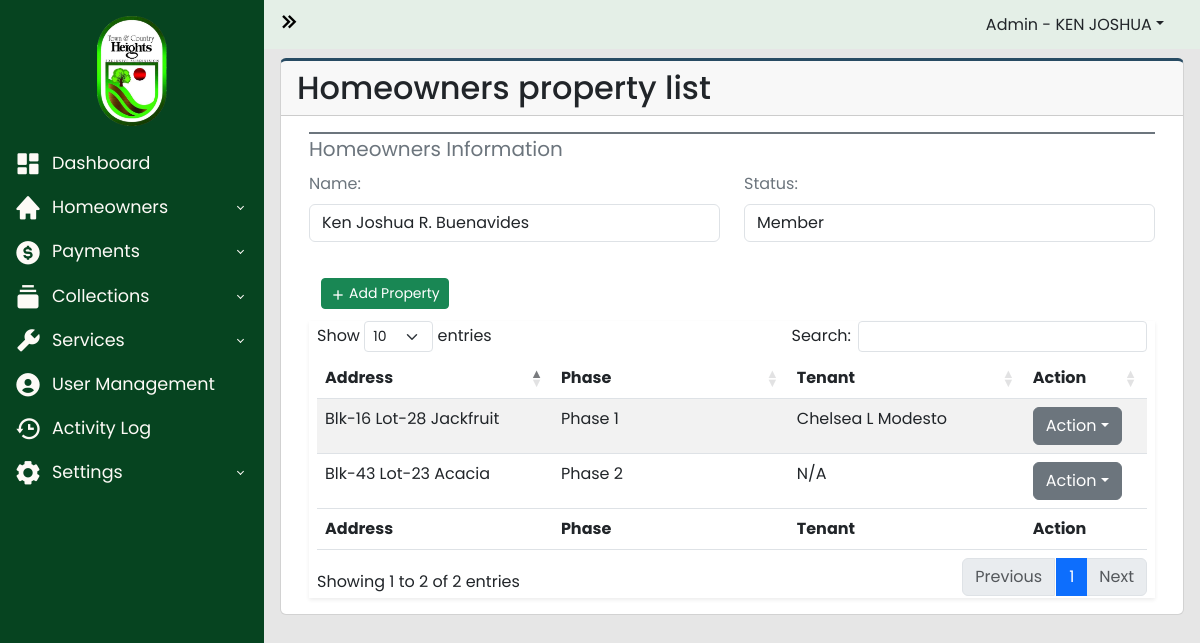
/admin-panel/property.php?id=57 (signed in), run on an earlier commit of the app's database.
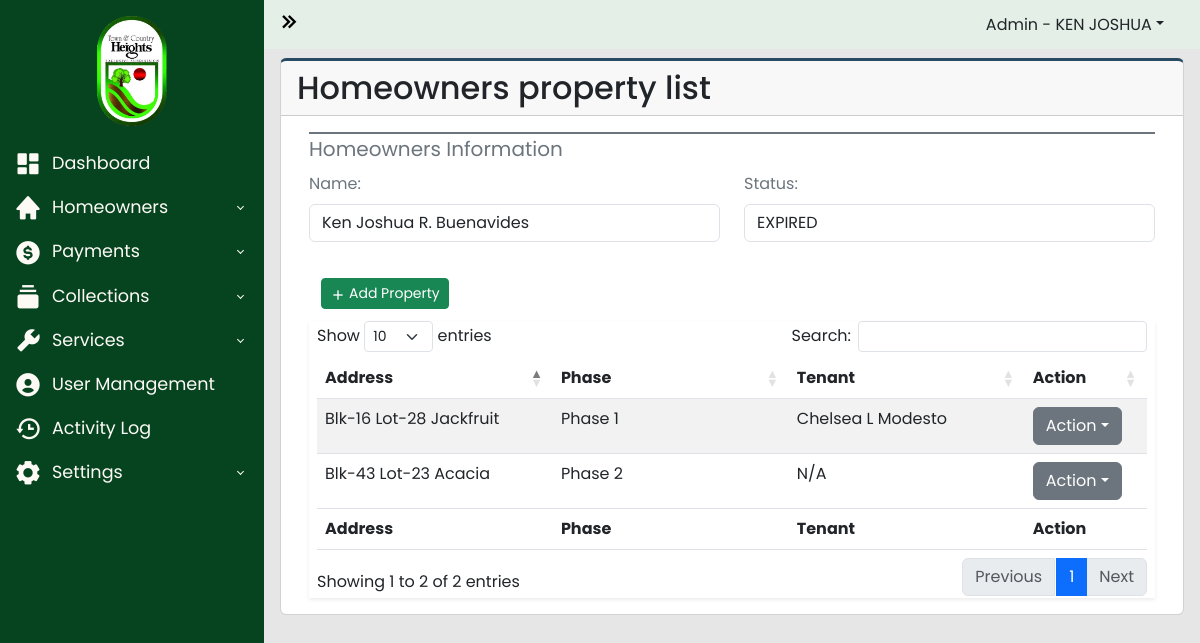
And on a later commit of the database.
### tables this page shows
CREATE TABLE `homeowners_users` (
  `id` int(100) NOT NULL,
  `account_number` varchar(100) NOT NULL,
  `username` varchar(100) NOT NULL,
  `password` varchar(100) NOT NULL,
  `firstname` varchar(100) NOT NULL,
  `lastname` varchar(100) NOT NULL,
  `middle_initial` varchar(100) NOT NULL,
  `email` varchar(100) NOT NULL,
  `phone_number` varchar(100) NOT NULL,
  `blk` varchar(100) NOT NULL,
  `lot` varchar(100) NOT NULL,
  `street` varchar(100) NOT NULL,
  `phase` varchar(100) NOT NULL,
  `status` varchar(100) NOT NULL,
  `date_created` datetime NOT NULL
);

### admin-panel/property.php (the view, shortened to what the changed rows need)
<?php
require_once("../libs/server.php");
require_once("../includes/header.php");
?>
<?php
$server = new Server;
$server->adminAuthentication();
$id = $_GET['id'];
$query = "SELECT * FROM homeowners_users WHERE id = :id";
$data = ["id" => $id];
$connection = $server->openConn();
$stmt = $connection->prepare($query);
$stmt->execute($data);
$count = $stmt->rowCount();
if ($count) {
  while ($result = $stmt->fetch()) {
    $firstname = $result['firstname'];
    $lastname = $result['lastname'];
    $middle_initial = $result['middle_initial'];
    $status = $result['status'];
  }
}
?>
<body>
  <div class="wrapper">
    <div class="main">
      <main class="content px-3 py-2">
        <div class="card card-border">
          <div class="card-header">
            <h2>Homeowners property list</h2>
          </div>
          <div class="card-body">
            <div class="container-fluid">
              <div class="row">
                <div class="col-md-6">
                  <label for="name" class="form-label text-secondary">Name:</label>
                  <input type="text" class="form-control" id="name" value="<?php echo $firstname . " " . $middle_initial . " " . $lastname ?>" readonly>
                </div>
                <div class="col-md-6">
                  <label for="status" class="form-label text-secondary">Status:</label>
                  <input type="text" class="form-control" id="status" value="<?php echo $status; ?>" readonly>
                </div>
              </div>
              <section class="main-content mt-4">
                <div class="row">
                  <div class="col-xs-12">
                    <div class="box">
                      <div class="body-box shadow-sm">
                        <div class="table-responsive mx-2">
                          <table id="propertyTable" class="table table-striped" style="width:100%">
                            <thead>
                              <tr>
                                <th width="20%">Address</th>
                                <th width="20%">Phase</th>
                                <th width="20%">Tenant</th>
                                <th scope="col" width="5%">Action</th>
                              </tr>
                            </thead>
                            <tfoot>
                              <tr>
                                <th width="20%">Address</th>
                                <th width="20%">Phase</th>
                                <th width="20%">Tenant</th>
                                <th scope="col" width="5%">Action</th>
                              </tr>
                            </tfoot>
                          </table>
                        </div>
                      </div>
                    </div>
                  </div>
                </div>
              </section>
            </div>
          </div>
        </div>
      </main>
    </div>
  </div>
  <?php
  include("../includes/footer.php");
  ?>

What changed in the data, as far as the page shows it:
changed homeowners_users "Ken Joshua R. Buenavides": status "Member" → "EXPIRED"
